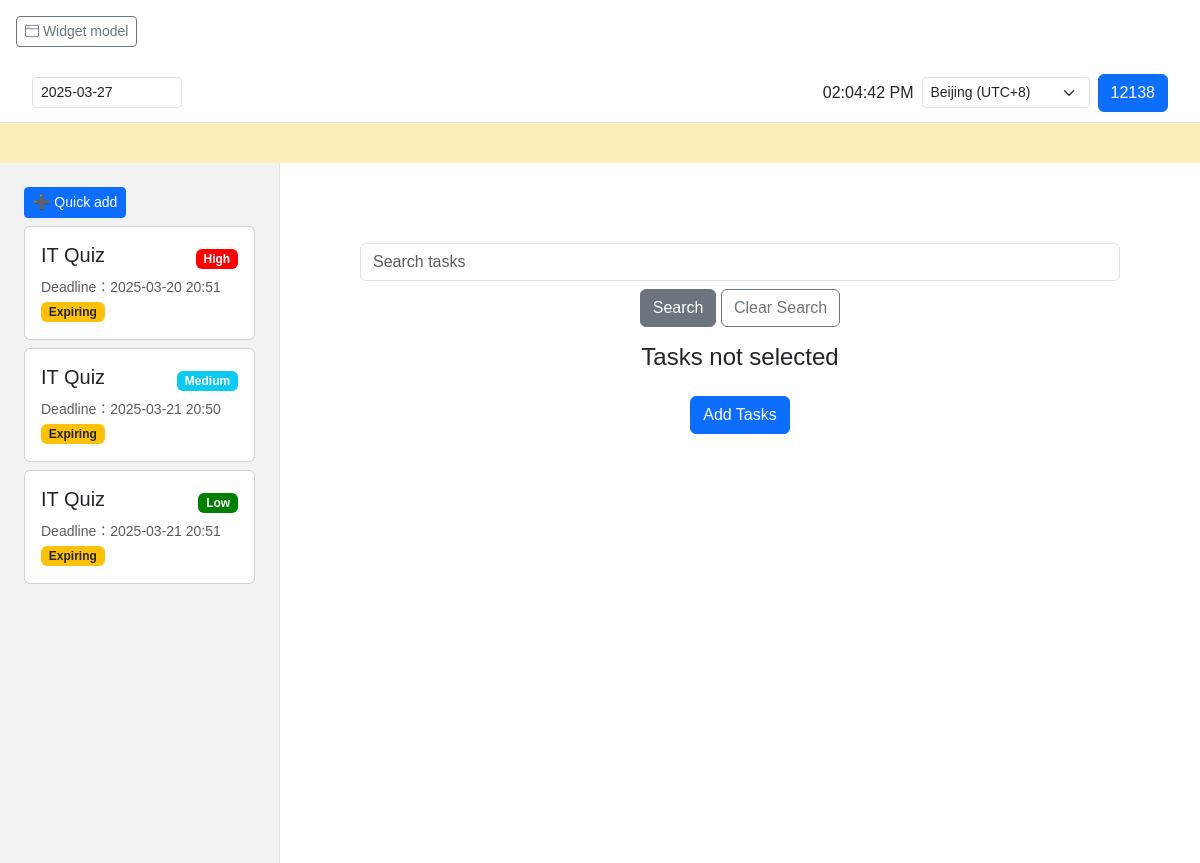
The app's page /TaskSystemapp/home/ (signed in), older data.
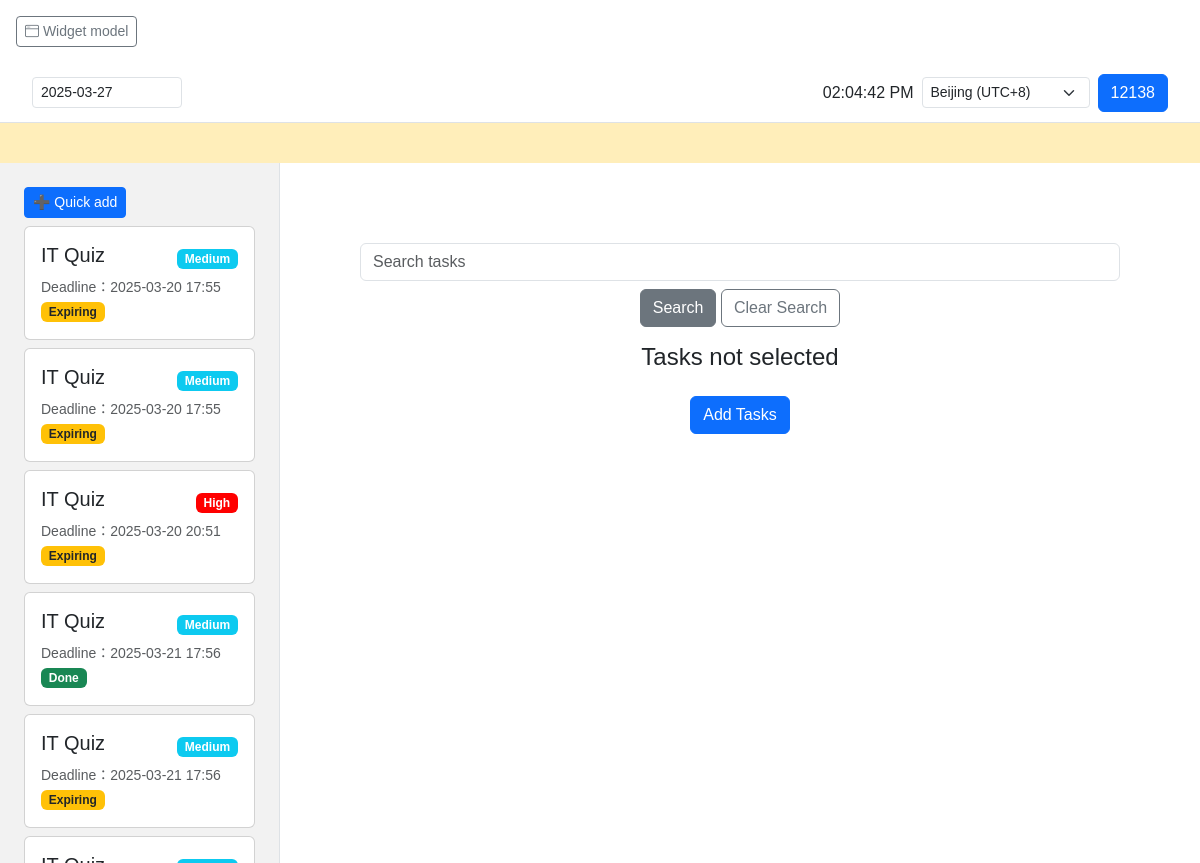
The same page, newer data.
### TaskSystemapp/models.py (models this page shows, shortened)
class CustomUser(AbstractUser):
    phone = models.CharField(
        max_length=15,
        unique=True,
        validators=[RegexValidator(r'^\+\d{1,3}\d{9,15}$')],
        help_text="Phone number in international format, e.g. +123456789012"
    )
    email = models.EmailField(unique=True)
    region = models.CharField(max_length=50, blank=True, help_text="User region/timezone")

class Task(models.Model):
    PRIORITY_CHOICES = (
        ('low', 'Low'),
        ('medium', 'Medium'),
        ('high', 'High'),
    )
    title = models.CharField("Task name", max_length=200)
    description = models.TextField("Mission statement", blank=True)
    priority = models.CharField("Priority", max_length=10, choices=PRIORITY_CHOICES, default='medium')
    created_at = models.DateTimeField("Creation time", auto_now_add=True)
    start_date = models.DateTimeField("Start date", null=True, blank=True)
    due_date = models.DateTimeField("Deadline")
    is_completed = models.BooleanField("Completion", default=False)
    user = models.ForeignKey(settings.AUTH_USER_MODEL, on_delete=models.CASCADE, related_name="tasks")
    @property
    def is_expiring_soon(self):
        delta = self.due_date - timezone.now()
        return 0 <= delta.days <= 7

### TaskSystemapp/views.py (the view)
# urls.py: path('home/', home, name='home'),
def home(request):
    user = request.user
    if user.is_authenticated:
        user = CustomUser.objects.get(pk=user.pk)
    if user.is_authenticated and user.region:
        try:
            timezone.activate(user.region)
        except Exception:
            timezone.deactivate()
    if user.is_authenticated and hasattr(user, 'language'):
        translation.activate(user.language)
    else:
        translation.activate(settings.LANGUAGE_CODE)
    current_time = timezone.now()
    search_query = request.GET.get('search', '').strip()
    start_date_str = request.GET.get('start_date')
    end_date_str = request.GET.get('end_date')
    def parse_date(date_str):
        try:
            return datetime.strptime(date_str, "%Y-%m-%d").date()
        except Exception:
            return None
    start_date = parse_date(start_date_str)
    end_date = parse_date(end_date_str)
    if not start_date or not end_date:
        start_date = current_time.date()
        end_date = current_time.date() + timedelta(days=7)
    user_tasks = Task.objects.filter(
        user=user,
        due_date__date__gte=start_date,
        due_date__date__lte=end_date
    )
    if search_query:
        task_list = list(user_tasks)
        def priority_order(task):
            mapping = {'high': 1, 'medium': 2, 'low': 3}
            return mapping.get(task.priority, 4)
        filtered_tasks = []
        for task in task_list:
            count = task.title.lower().count(search_query.lower())
            if count > 0:
                filtered_tasks.append((task, count))
        filtered_tasks.sort(key=lambda x: (-x[1], priority_order(x[0])))
        user_tasks = [item[0] for item in filtered_tasks]
    else:
        user_tasks = user_tasks.order_by('due_date')
    all_tasks = user_tasks  # For sidebar and search results display
    soon_expiring_tasks = Task.objects.filter(
        user=user,
        is_completed=False,
        due_date__lte=current_time + timedelta(days=7),
        due_date__gte=current_time
    ).order_by('due_date')
    selected_task = None
    selected_task_id = request.GET.get('task_id')
    if selected_task_id:
        try:
            selected_task = Task.objects.get(pk=selected_task_id, user=user)
        except Task.DoesNotExist:
            selected_task = None
    context = {
        'all_tasks': all_tasks,
        'soon_expiring_tasks': soon_expiring_tasks,
        'selected_task': selected_task,
        'quick_form': QuickTaskForm(),
        'detailed_form': DetailedTaskForm(),
        'current_time': current_time,
        'search_query': search_query,
        'user': user,
    }
    return render(request, 'TaskSystemapp/home.html', context)

### TaskSystemapp/forms.py
class QuickTaskForm(forms.ModelForm):
    class Meta:
        model = Task
        fields = ['title', 'priority', 'due_date']
        widgets = {
            'due_date': forms.DateTimeInput(attrs={'type': 'datetime-local'}),
        }

class DetailedTaskForm(forms.ModelForm):
    class Meta:
        model = Task
        fields = ['title', 'priority', 'start_date', 'due_date', 'description']
        widgets = {
            'start_date': forms.DateTimeInput(attrs={'type': 'datetime-local'}),
            'due_date': forms.DateTimeInput(attrs={'type': 'datetime-local'}),
        }

### TaskSystemapp/templates/TaskSystemapp/home.html (shortened to what this page needs)
{% extends "TaskSystemapp/base.html" %}
{% load static %}
{% block extra_head %}
    {% if request.GET.widget_mode %}
        <link rel="stylesheet" href="{% static 'css/widget.css' %}">
    {% else %}
        <link rel="stylesheet" href="{% static 'css/home.css' %}">
        <link rel="stylesheet" href="https://cdn.jsdelivr.net/npm/flatpickr/dist/flatpickr.min.css">
    {% endif %}
{% endblock %}
{% block content %}
    {% if request.GET.widget_mode %}
        <div id="widgetContainer" onclick="returnToHomepage()">
            <h5>Upcoming task</h5>
            <div>
                {% if soon_expiring_tasks %}
                    <ul class="list-unstyled">
                        {% for task in soon_expiring_tasks %}
                            <li>
                                <strong>{{ task.title }}</strong><br>
                                Deadline：{{ task.due_date|date:"Y-m-d H:i" }}
                            </li>
                        {% endfor %}
                    </ul>
                {% else %}
                    <p>No expiring tasks</p>
                {% endif %}
            </div>
            <small>Click on this window to return to the homepage.</small>
        </div>
    {% else %}
        <div class="d-flex align-items-center ms-auto" style="padding: 1rem;">
            <button id="widgetToggle" class="btn btn-sm btn-outline-secondary me-2">
                <i class="bi bi-window"></i> Widget model
            </button>
        </div>
        <div class="main-container">
            <header class="header">
                <div class="time-filter">
                    <input type="text" id="calendarTrigger" value="{{ selected_date|default:'' }}" onchange="onCalendarChange(this.value)" class="form-control form-control-sm" style="width: 150px;">
                </div>
                <div class="d-flex align-items-center ms-auto">
                    <div class="me-2">
                        <span id="currentTimeDisplay">{{ current_time|date:"H:i:s" }}</span>
                    </div>
                    <div class="me-2">
                        <select id="timezoneSelect" class="form-select form-select-sm" onchange="onTimezoneChange(this.value)">
                            <option value="Asia/Shanghai">Beijing (UTC+8)</option>
                        </select>
                    </div>
                    <div class="user-avatar">
                      <a href="{% url 'profile' %}">
                        <button class="btn btn-primary">{{ user.username }}</button>
                      </a>
                    </div>
                </div>
            </header>
            <div class="ticker">
                <div class="marquee">
                    <p>
                    </p>
                </div>
            </div>
            <aside class="sidebar">
                <div class="mb-2">
                    <button type="button" class="btn btn-primary btn-sm" data-bs-toggle="modal" data-bs-target="#quickAddModal">
                        ➕ Quick add
                    </button>
                </div>
                {% if all_tasks %}
                    {% for task in all_tasks|dictsort:"priority"|dictsort:"due_date" %}
                        <div class="card mb-2">
                            <div class="card-body">
                               <div class="d-flex justify-content-between align-items-center">
                                   <a href="{% url 'home' %}?task_id={{ task.id }}{% if search_query %}&search={{ search_query }}{% endif %}">
                                       <h5>{{ task.title }}</h5>
                                   </a>
                                   {% if task.priority == 'high' %}
                                      <span class="badge" style="background-color: red;">{{ task.get_priority_display }}</span>
                                   {% elif task.priority == 'low' %}
                                      <span class="badge" style="background-color: green;">{{ task.get_priority_display }}</span>
                                   {% else %}
                                      <span class="badge bg-info">{{ task.get_priority_display }}</span>
                                   {% endif %}
                               </div>
                               <small class="text-muted">Deadline：{{ task.due_date|date:"Y-m-d H:i" }}</small><br>
                               {% if task.is_completed %}
                                   <span class="badge bg-success">Done</span>
                               {% elif task.is_expiring_soon %}
                                   <span class="badge bg-warning text-dark">Expiring</span>
                               {% else %}
                                   <span class="badge bg-secondary">Unfinished</span>
                               {% endif %}
                            </div>
                        </div>
                    {% endfor %}
                {% else %}
                    <p class="text-muted">No tasks</p>
                {% endif %}
            </aside>
            <main class="task-detail">
                {% if selected_task %}
    <div class="task-header">
        <h2>{{ selected_task.title }}</h2>
        <div class="task-meta">
            <span>Priority：
              {% if selected_task.priority == 'high' %}
                 <span class="badge" style="background-color: red;">{{ selected_task.get_priority_display }}</span>
              {% elif selected_task.priority == 'low' %}
                 <span class="badge" style="background-color: green;">{{ selected_task.get_priority_display }}</span>
              {% else %}
                 <span class="badge bg-info">{{ selected_task.get_priority_display }}</span>
              {% endif %}
            </span> |
            <span>Deadline：{{ selected_task.due_date|date:"Y-m-d H:i" }}</span>
        </div>
    </div>
    <div class="task-content mt-3">
        <p>{{ selected_task.description }}</p>
    </div>
    <div class="mt-3">
        {% if selected_task.is_completed %}
              <span class="badge bg-success">Done</span>
        {% else %}
                  <a href="{% url 'complete_task' selected_task.id %}" class="btn btn-success btn-sm">Marked as complete</a>
        {% endif %}
        <button type="button" class="btn btn-danger btn-sm" onclick="deleteTask('{% url 'delete_task' selected_task.id %}')">Delete</button>
                 </div>
               {% else %}
                    <div class="text-center p-5">
                        <div class="mb-3">
                            <input type="text" id="taskSearchInput" class="form-control" placeholder="Search tasks" value="{{ search_query }}">
                            <div class="mt-2">
                                <button type="button" class="btn btn-secondary" onclick="searchTask()">Search</button>
                                <button type="button" class="btn btn-outline-secondary" onclick="clearSearch()">Clear Search</button>
                            </div>
                        </div>
                        {% if search_query %}
                            <h4>Search results</h4>
                            <div class="list-group">
                                {% for task in all_tasks %}
                                    <a href="{% url 'home' %}?task_id={{ task.id }}&search={{ search_query }}" class="list-group-item list-group-item-action">
                                        {{ task.title }} - Deadline ：{{ task.due_date|date:"Y-m-d H:i" }}
                                    </a>
                                {% empty %}
                                    <p class="text-muted">No matching tasks</p>
                                {% endfor %}
                            </div>
                            <button type="button" class="btn btn-primary mt-3" data-bs-toggle="modal" data-bs-target="#detailedAddModal">
                                Add Tasks
                            </button>
                        {% else %}
                            <h4>Tasks not selected</h4>
                            <button type="button" class="btn btn-primary mt-3" data-bs-toggle="modal" data-bs-target="#detailedAddModal">
                                Add Tasks
                            </button>
                        {% endif %}
                    </div>
                {% endif %}
            </main>
        </div>
    {% endif %}
{% endblock %}

### TaskSystemapp/templates/TaskSystemapp/base.html (shortened to what this page needs)
{% load static %}
<!DOCTYPE html>
<html lang="en">
<head>
    <link href="https://cdn.jsdelivr.net/npm/bootstrap@5.3.0/dist/css/bootstrap.min.css" rel="stylesheet">
    <link rel="stylesheet" href="https://cdn.jsdelivr.net/npm/bootstrap-icons@1.10.5/font/bootstrap-icons.css">
    <link rel="stylesheet" href="{% static 'css/global.css' %}">
    {% block extra_head %}{% endblock %}
</head>
<body>
    {% block content %}{% endblock %}
</body>
</html>

### TaskSystemapp/static/css/global.css (style rules this page uses)
body { margin: 0; padding: 0; font-family: Arial, sans-serif; }
a { text-decoration: none; color: inherit; }
button { cursor: pointer; }

### TaskSystemapp/static/css/home.css (style rules this page uses)
:root { --sidebar-width: 280px; --header-height: 60px; --main-bg: #f8f9fa; }
.main-container { display: grid; grid-template-columns: var(--sidebar-width) 1fr; grid-template-rows: auto 1fr; min-height: 100vh; background: var(--main-bg); }
.header { grid-column: 1 / -1; display: flex; justify-content: space-between; align-items: center; padding: 0 2rem; background: #fff; border-bottom: 1px solid #dee2e6; height: var(--header-height); }
.header .time-filter { flex: 0 0 auto; }
.ticker { grid-column: 1 / -1; background: #ffeeba; color: #856404; padding: 5px 1rem; font-size: 14px; border-bottom: 1px solid #ffeeba; }
.marquee { white-space: nowrap; overflow: hidden; }
.marquee p { display: inline-block; padding-left: 100%; animation: marquee 15s linear infinite; margin: 0; }
.sidebar { padding: 1.5rem; border-right: 1px solid #dee2e6; background: #f2f2f2; height: calc(100vh - var(--header-height) - 40px); overflow-y: auto; }
.task-detail { padding: 2rem; background: #fff; height: calc(100vh - var(--header-height) - 40px); overflow-y: auto; }

Row changes from the older to the newer data that the page shows:
no longer on this page (row unchanged): Task: title "IT Quiz", priority "Medium", due_date "2025-03-21 20:50", is_completed "Expiring"
no longer on this page (row unchanged): Task: title "IT Quiz", priority "Low", due_date "2025-03-21 20:51", is_completed "Expiring"
added Task: title "IT Quiz", priority "Medium", due_date "2025-03-20 17:55", is_completed "Expiring"
added Task: title "IT Quiz", priority "Medium", due_date "2025-03-20 17:55", is_completed "Expiring"
added Task: title "IT Quiz", priority "Medium", due_date "2025-03-21 17:56", is_completed "Done"
added Task: title "IT Quiz", priority "Medium", due_date "2025-03-21 17:56", is_completed "Expiring"
